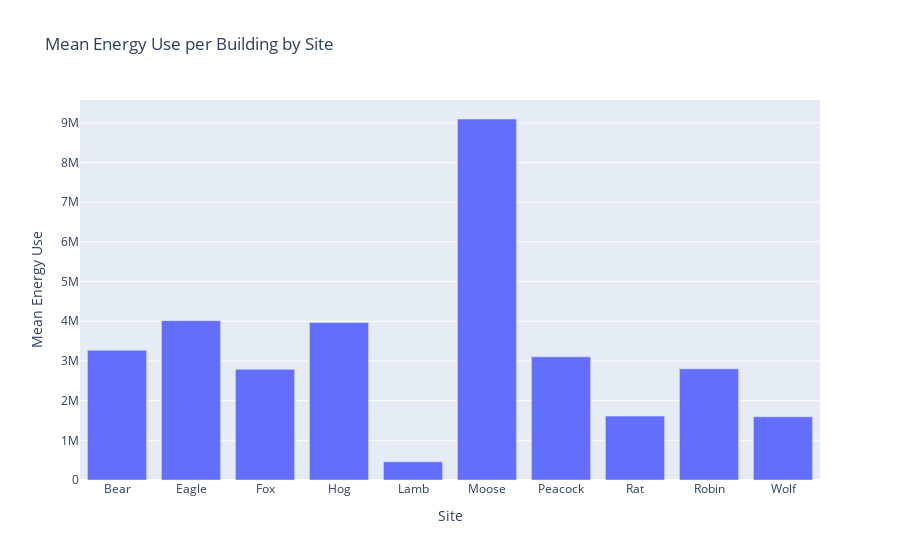

Notebook source saved alongside this figure:
### Markdown cell above
### Mean Energy Use per Building by Site

### Code cell
building_mean_kwh = sitbuildloc.groupby('site')['total_kwh'].mean()
building_mean_kwh_df = building_mean_kwh.reset_index()
building_mean_kwh_df.columns = ['Site', 'Mean Energy Use']
fig = px.bar(building_mean_kwh_df, x='Site', y = 'Mean Energy Use', title = 'Mean Energy Use per Building by Site')
fig.show()

### Figure 1 — Plotly figure (JSON) as saved in the notebook; plotly's stock layout.template omitted (floating-point values rounded to 4 significant figures)
{"data": [{"hovertemplate": "Site=%{x}<br>Mean Energy Use=%{y}<extra></extra>", "legendgroup": "", "marker": {"color": "#636efa", "pattern": {"shape": ""}}, "name": "", "orientation": "v", "showlegend": false, "textposition": "auto", "type": "bar", "x": ["Bear", "Eagle", "Fox", "Hog", "Lamb", "Moose", "Peacock", "Rat", "Robin", "Wolf"], "xaxis": "x", "y": [3270000.0, 4015000.0, 2788000.0, 3969000.0, 459000.0, 9097000.0, 3103000.0, 1611000.0, 2802000.0, 1593000.0], "yaxis": "y"}], "layout": {"barmode": "relative", "legend": {"tracegroupgap": 0}, "title": {"text": "Mean Energy Use per Building by Site"}, "xaxis": {"anchor": "y", "domain": [0, 1], "title": {"text": "Site"}}, "yaxis": {"anchor": "x", "domain": [0, 1], "title": {"text": "Mean Energy Use"}}}}
